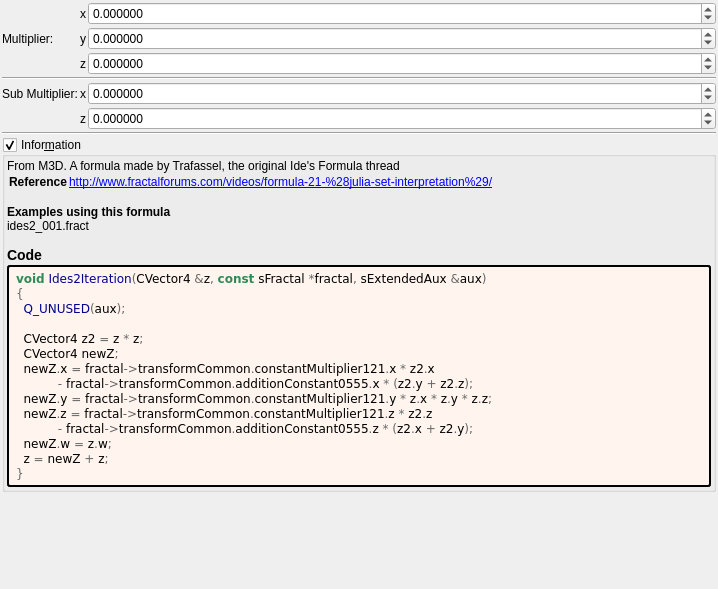
<?xml version="1.0" encoding="UTF-8"?>
<ui version="4.0">
 <class>Form</class>
 <widget class="QWidget" name="Form">
  <property name="geometry">
   <rect>
    <x>0</x>
    <y>0</y>
    <width>718</width>
    <height>589</height>
   </rect>
  </property>
  <property name="windowTitle">
   <string notr="true">ides2</string>
  </property>
  <layout class="QVBoxLayout" name="verticalLayout">
   <property name="spacing">
    <number>2</number>
   </property>
   <property name="leftMargin">
    <number>2</number>
   </property>
   <property name="topMargin">
    <number>2</number>
   </property>
   <property name="rightMargin">
    <number>2</number>
   </property>
   <property name="bottomMargin">
    <number>2</number>
   </property>
   <item>
    <layout class="QGridLayout" name="gridLayout_64" columnstretch="0,0,0,1">
     <property name="spacing">
      <number>2</number>
     </property>
     <item row="3" column="3">
      <widget class="MyDoubleSpinBox" name="spinbox3_transf_constant_multiplier_121_z">
       <property name="sizePolicy">
        <sizepolicy hsizetype="Minimum" vsizetype="Maximum">
         <horstretch>0</horstretch>
         <verstretch>0</verstretch>
        </sizepolicy>
       </property>
       <property name="prefix">
        <string/>
       </property>
       <property name="suffix">
        <string/>
       </property>
       <property name="decimals">
        <number>6</number>
       </property>
       <property name="minimum">
        <double>-99.989999999999995</double>
       </property>
       <property name="maximum">
        <double>99.989999999999995</double>
       </property>
       <property name="singleStep">
        <double>0.100000000000000</double>
       </property>
      </widget>
     </item>
     <item row="6" column="2">
      <widget class="QLabel" name="label_268">
       <property name="text">
        <string notr="true">z</string>
       </property>
      </widget>
     </item>
     <item row="2" column="1">
      <widget class="QLabel" name="label_267">
       <property name="text">
        <string>Multiplier:</string>
       </property>
      </widget>
     </item>
     <item row="3" column="2">
      <widget class="QLabel" name="label_266">
       <property name="text">
        <string notr="true">z</string>
       </property>
      </widget>
     </item>
     <item row="1" column="3">
      <widget class="MyDoubleSpinBox" name="spinbox3_transf_constant_multiplier_121_x">
       <property name="sizePolicy">
        <sizepolicy hsizetype="Minimum" vsizetype="Maximum">
         <horstretch>0</horstretch>
         <verstretch>0</verstretch>
        </sizepolicy>
       </property>
       <property name="prefix">
        <string/>
       </property>
       <property name="suffix">
        <string/>
       </property>
       <property name="decimals">
        <number>6</number>
       </property>
       <property name="minimum">
        <double>-99.989999999999995</double>
       </property>
       <property name="maximum">
        <double>99.989999999999995</double>
       </property>
       <property name="singleStep">
        <double>0.100000000000000</double>
       </property>
      </widget>
     </item>
     <item row="5" column="2">
      <widget class="QLabel" name="label_258">
       <property name="text">
        <string notr="true">x</string>
       </property>
      </widget>
     </item>
     <item row="4" column="1" colspan="3">
      <widget class="Line" name="line_56">
       <property name="orientation">
        <enum>Qt::Horizontal</enum>
       </property>
      </widget>
     </item>
     <item row="2" column="2">
      <widget class="QLabel" name="label_264">
       <property name="text">
        <string notr="true">y</string>
       </property>
      </widget>
     </item>
     <item row="5" column="1">
      <widget class="QLabel" name="label_146">
       <property name="text">
        <string>Sub Multiplier:</string>
       </property>
      </widget>
     </item>
     <item row="6" column="3">
      <widget class="MyDoubleSpinBox" name="spinbox3_transf_addition_constant_0555_z">
       <property name="sizePolicy">
        <sizepolicy hsizetype="Minimum" vsizetype="Maximum">
         <horstretch>0</horstretch>
         <verstretch>0</verstretch>
        </sizepolicy>
       </property>
       <property name="prefix">
        <string/>
       </property>
       <property name="suffix">
        <string/>
       </property>
       <property name="decimals">
        <number>6</number>
       </property>
       <property name="minimum">
        <double>-99.998999999999995</double>
       </property>
       <property name="maximum">
        <double>99.998999999999995</double>
       </property>
       <property name="singleStep">
        <double>0.100000000000000</double>
       </property>
      </widget>
     </item>
     <item row="2" column="3">
      <widget class="MyDoubleSpinBox" name="spinbox3_transf_constant_multiplier_121_y">
       <property name="sizePolicy">
        <sizepolicy hsizetype="Minimum" vsizetype="Maximum">
         <horstretch>0</horstretch>
         <verstretch>0</verstretch>
        </sizepolicy>
       </property>
       <property name="prefix">
        <string/>
       </property>
       <property name="suffix">
        <string/>
       </property>
       <property name="decimals">
        <number>6</number>
       </property>
       <property name="minimum">
        <double>-99.989999999999995</double>
       </property>
       <property name="maximum">
        <double>99.989999999999995</double>
       </property>
       <property name="singleStep">
        <double>0.100000000000000</double>
       </property>
      </widget>
     </item>
     <item row="5" column="3">
      <widget class="MyDoubleSpinBox" name="spinbox3_transf_addition_constant_0555_x">
       <property name="sizePolicy">
        <sizepolicy hsizetype="Minimum" vsizetype="Maximum">
         <horstretch>0</horstretch>
         <verstretch>0</verstretch>
        </sizepolicy>
       </property>
       <property name="prefix">
        <string/>
       </property>
       <property name="suffix">
        <string/>
       </property>
       <property name="decimals">
        <number>6</number>
       </property>
       <property name="minimum">
        <double>-99.998999999999995</double>
       </property>
       <property name="maximum">
        <double>99.998999999999995</double>
       </property>
       <property name="singleStep">
        <double>0.100000000000000</double>
       </property>
      </widget>
     </item>
     <item row="1" column="2">
      <widget class="QLabel" name="label_257">
       <property name="text">
        <string notr="true">x</string>
       </property>
      </widget>
     </item>
     <item row="7" column="1" colspan="3">
      <widget class="Line" name="line_59">
       <property name="orientation">
        <enum>Qt::Horizontal</enum>
       </property>
      </widget>
     </item>
    </layout>
   </item>
   <item>
    <widget class="MyGroupBox" name="groupCheck_info">
     <property name="title">
      <string>Infor&amp;mation</string>
     </property>
     <property name="flat">
      <bool>false</bool>
     </property>
     <property name="checkable">
      <bool>true</bool>
     </property>
     <layout class="QVBoxLayout" name="verticalLayout_2">
      <property name="spacing">
       <number>2</number>
      </property>
      <property name="leftMargin">
       <number>2</number>
      </property>
      <property name="topMargin">
       <number>2</number>
      </property>
      <property name="rightMargin">
       <number>2</number>
      </property>
      <property name="bottomMargin">
       <number>2</number>
      </property>
      <item>
       <widget class="QLabel" name="label_information_general">
        <property name="text">
         <string notr="true">&lt;p&gt;From M3D. A formula made by Trafassel, the original Ide's Formula thread&lt;/p&gt;&lt;table&gt;
&lt;tr&gt;&lt;th&gt;Reference&lt;/th&gt;&lt;td&gt;&lt;a href=&quot;http://www.fractalforums.com/videos/formula-21-%28julia-set-interpretation%29/&quot;&gt;http://www.fractalforums.com/videos/formula-21-%28julia-set-interpretation%29/&lt;br&gt;
&lt;/td&gt;&lt;/tr&gt;
&lt;/table&gt;
&lt;br&gt;&lt;b&gt;Examples using this formula&lt;/b&gt;&lt;br&gt;ides2_001.fract&lt;h3&gt;Code&lt;/h3&gt;</string>
        </property>
        <property name="wordWrap">
         <bool>true</bool>
        </property>
        <property name="openExternalLinks">
         <bool>true</bool>
        </property>
        <property name="textInteractionFlags">
         <set>Qt::LinksAccessibleByMouse|Qt::TextSelectableByMouse</set>
        </property>
       </widget>
      </item>
      <item>
       <widget class="QLabel" name="label_code_content">
        <property name="styleSheet">
         <string notr="true">border-style: outset; border-width: 2px; border-radius: 3px; border-color: black; background-color: #fff5ee; padding: 4px;</string>
        </property>
        <property name="text">
         <string notr="true">&lt;body style=&quot;background-color:#fff5ee&quot;&gt;
&lt;pre style=&quot;color:#000000; background-color:#fff5ee;  font-family:'Courier New',monospace;&quot;&gt;&lt;span style=&quot;color:#2e8b57; font-weight:bold&quot;&gt;void&lt;/span&gt; &lt;span style=&quot;color:#00008f&quot;&gt;Ides2Iteration&lt;/span&gt;&lt;span style=&quot;color:#676767&quot;&gt;(&lt;/span&gt;CVector4 &lt;span style=&quot;color:#676767&quot;&gt;&amp;amp;&lt;/span&gt;z&lt;span style=&quot;color:#676767&quot;&gt;,&lt;/span&gt; &lt;span style=&quot;color:#2e8b57; font-weight:bold&quot;&gt;const&lt;/span&gt; sFractal &lt;span style=&quot;color:#676767&quot;&gt;*&lt;/span&gt;fractal&lt;span style=&quot;color:#676767&quot;&gt;,&lt;/span&gt; sExtendedAux &lt;span style=&quot;color:#676767&quot;&gt;&amp;amp;&lt;/span&gt;aux&lt;span style=&quot;color:#676767&quot;&gt;)&lt;/span&gt;
&lt;span style=&quot;color:#676767&quot;&gt;{&lt;/span&gt;
  &lt;span style=&quot;color:#00008f&quot;&gt;Q_UNUSED&lt;/span&gt;&lt;span style=&quot;color:#676767&quot;&gt;(&lt;/span&gt;aux&lt;span style=&quot;color:#676767&quot;&gt;);&lt;/span&gt;

  CVector4 z2 &lt;span style=&quot;color:#676767&quot;&gt;=&lt;/span&gt; z &lt;span style=&quot;color:#676767&quot;&gt;*&lt;/span&gt; z&lt;span style=&quot;color:#676767&quot;&gt;;&lt;/span&gt;
  CVector4 newZ&lt;span style=&quot;color:#676767&quot;&gt;;&lt;/span&gt;
  newZ&lt;span style=&quot;color:#676767&quot;&gt;.&lt;/span&gt;x &lt;span style=&quot;color:#676767&quot;&gt;=&lt;/span&gt; fractal&lt;span style=&quot;color:#676767&quot;&gt;-&amp;gt;&lt;/span&gt;transformCommon&lt;span style=&quot;color:#676767&quot;&gt;.&lt;/span&gt;constantMultiplier121&lt;span style=&quot;color:#676767&quot;&gt;.&lt;/span&gt;x &lt;span style=&quot;color:#676767&quot;&gt;*&lt;/span&gt; z2&lt;span style=&quot;color:#676767&quot;&gt;.&lt;/span&gt;x
           &lt;span style=&quot;color:#676767&quot;&gt;-&lt;/span&gt; fractal&lt;span style=&quot;color:#676767&quot;&gt;-&amp;gt;&lt;/span&gt;transformCommon&lt;span style=&quot;color:#676767&quot;&gt;.&lt;/span&gt;additionConstant0555&lt;span style=&quot;color:#676767&quot;&gt;.&lt;/span&gt;x &lt;span style=&quot;color:#676767&quot;&gt;* (&lt;/span&gt;z2&lt;span style=&quot;color:#676767&quot;&gt;.&lt;/span&gt;y &lt;span style=&quot;color:#676767&quot;&gt;+&lt;/span&gt; z2&lt;span style=&quot;color:#676767&quot;&gt;.&lt;/span&gt;z&lt;span style=&quot;color:#676767&quot;&gt;);&lt;/span&gt;
  newZ&lt;span style=&quot;color:#676767&quot;&gt;.&lt;/span&gt;y &lt;span style=&quot;color:#676767&quot;&gt;=&lt;/span&gt; fractal&lt;span style=&quot;color:#676767&quot;&gt;-&amp;gt;&lt;/span&gt;transformCommon&lt;span style=&quot;color:#676767&quot;&gt;.&lt;/span&gt;constantMultiplier121&lt;span style=&quot;color:#676767&quot;&gt;.&lt;/span&gt;y &lt;span style=&quot;color:#676767&quot;&gt;*&lt;/span&gt; z&lt;span style=&quot;color:#676767&quot;&gt;.&lt;/span&gt;x &lt;span style=&quot;color:#676767&quot;&gt;*&lt;/span&gt; z&lt;span style=&quot;color:#676767&quot;&gt;.&lt;/span&gt;y &lt;span style=&quot;color:#676767&quot;&gt;*&lt;/span&gt; z&lt;span style=&quot;color:#676767&quot;&gt;.&lt;/span&gt;z&lt;span style=&quot;color:#676767&quot;&gt;;&lt;/span&gt;
  newZ&lt;span style=&quot;color:#676767&quot;&gt;.&lt;/span&gt;z &lt;span style=&quot;color:#676767&quot;&gt;=&lt;/span&gt; fractal&lt;span style=&quot;color:#676767&quot;&gt;-&amp;gt;&lt;/span&gt;transformCommon&lt;span style=&quot;color:#676767&quot;&gt;.&lt;/span&gt;constantMultiplier121&lt;span style=&quot;color:#676767&quot;&gt;.&lt;/span&gt;z &lt;span style=&quot;color:#676767&quot;&gt;*&lt;/span&gt; z2&lt;span style=&quot;color:#676767&quot;&gt;.&lt;/span&gt;z
           &lt;span style=&quot;color:#676767&quot;&gt;-&lt;/span&gt; fractal&lt;span style=&quot;color:#676767&quot;&gt;-&amp;gt;&lt;/span&gt;transformCommon&lt;span style=&quot;color:#676767&quot;&gt;.&lt;/span&gt;additionConstant0555&lt;span style=&quot;color:#676767&quot;&gt;.&lt;/span&gt;z &lt;span style=&quot;color:#676767&quot;&gt;* (&lt;/span&gt;z2&lt;span style=&quot;color:#676767&quot;&gt;.&lt;/span&gt;x &lt;span style=&quot;color:#676767&quot;&gt;+&lt;/span&gt; z2&lt;span style=&quot;color:#676767&quot;&gt;.&lt;/span&gt;y&lt;span style=&quot;color:#676767&quot;&gt;);&lt;/span&gt;
  newZ&lt;span style=&quot;color:#676767&quot;&gt;.&lt;/span&gt;w &lt;span style=&quot;color:#676767&quot;&gt;=&lt;/span&gt; z&lt;span style=&quot;color:#676767&quot;&gt;.&lt;/span&gt;w&lt;span style=&quot;color:#676767&quot;&gt;;&lt;/span&gt;
  z &lt;span style=&quot;color:#676767&quot;&gt;=&lt;/span&gt; newZ &lt;span style=&quot;color:#676767&quot;&gt;+&lt;/span&gt; z&lt;span style=&quot;color:#676767&quot;&gt;;&lt;/span&gt;
&lt;span style=&quot;color:#676767&quot;&gt;}&lt;/span&gt;
&lt;/pre&gt;
&lt;/body&gt;</string>
        </property>
        <property name="wordWrap">
         <bool>true</bool>
        </property>
        <property name="openExternalLinks">
         <bool>true</bool>
        </property>
        <property name="textInteractionFlags">
         <set>Qt::LinksAccessibleByMouse|Qt::TextSelectableByMouse</set>
        </property>
       </widget>
      </item>
     </layout>
    </widget>
   </item>
   <item>
    <spacer name="verticalSpacer">
     <property name="orientation">
      <enum>Qt::Vertical</enum>
     </property>
     <property name="sizeHint" stdset="0">
      <size>
       <width>20</width>
       <height>40</height>
      </size>
     </property>
    </spacer>
   </item>
  </layout>
 </widget>
 <customwidgets>
  <customwidget>
   <class>MyGroupBox</class>
   <extends>QGroupBox</extends>
   <header>my_group_box.h</header>
   <container>1</container>
  </customwidget>
  <customwidget>
   <class>MyDoubleSpinBox</class>
   <extends>QDoubleSpinBox</extends>
   <header>my_double_spin_box.h</header>
  </customwidget>
 </customwidgets>
 <tabstops>
  <tabstop>spinbox3_transf_constant_multiplier_121_x</tabstop>
  <tabstop>spinbox3_transf_constant_multiplier_121_y</tabstop>
  <tabstop>spinbox3_transf_constant_multiplier_121_z</tabstop>
  <tabstop>spinbox3_transf_addition_constant_0555_x</tabstop>
  <tabstop>spinbox3_transf_addition_constant_0555_z</tabstop>
  <tabstop>groupCheck_info</tabstop>
 </tabstops>
 <resources/>
 <connections/>
</ui>
